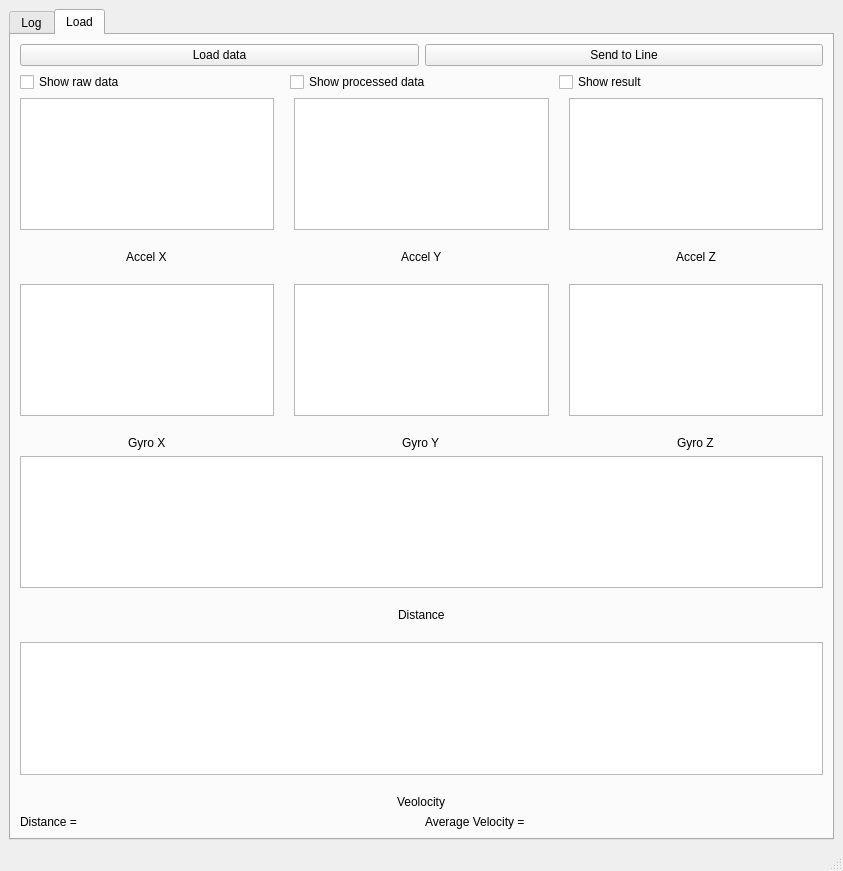
<?xml version="1.0" encoding="UTF-8"?>
<ui version="4.0">
 <class>Application</class>
 <widget class="QMainWindow" name="Application">
  <property name="geometry">
   <rect>
    <x>0</x>
    <y>0</y>
    <width>843</width>
    <height>871</height>
   </rect>
  </property>
  <property name="windowTitle">
   <string>Application</string>
  </property>
  <widget class="QWidget" name="centralwidget">
   <property name="enabled">
    <bool>true</bool>
   </property>
   <layout class="QGridLayout" name="gridLayout">
    <item row="0" column="0">
     <widget class="QTabWidget" name="menu_tab">
      <property name="enabled">
       <bool>true</bool>
      </property>
      <property name="autoFillBackground">
       <bool>false</bool>
      </property>
      <property name="tabPosition">
       <enum>QTabWidget::North</enum>
      </property>
      <property name="currentIndex">
       <number>1</number>
      </property>
      <widget class="QWidget" name="logging_tab">
       <attribute name="title">
        <string>Log</string>
       </attribute>
       <layout class="QGridLayout" name="gridLayout_3">
        <item row="2" column="0" alignment="Qt::AlignHCenter|Qt::AlignTop">
         <widget class="QLabel" name="dist_label">
          <property name="layoutDirection">
           <enum>Qt::LeftToRight</enum>
          </property>
          <property name="text">
           <string>Distance (m)</string>
          </property>
         </widget>
        </item>
        <item row="0" column="0">
         <layout class="QVBoxLayout" name="main_layout">
          <item>
           <layout class="QHBoxLayout" name="button_layout">
            <item>
             <widget class="QPushButton" name="start_button">
              <property name="cursor">
               <cursorShape>PointingHandCursor</cursorShape>
              </property>
              <property name="text">
               <string>Start</string>
              </property>
             </widget>
            </item>
            <item>
             <widget class="QPushButton" name="stop_button">
              <property name="cursor">
               <cursorShape>PointingHandCursor</cursorShape>
              </property>
              <property name="text">
               <string>Stop</string>
              </property>
             </widget>
            </item>
            <item>
             <widget class="QPushButton" name="reset_button">
              <property name="cursor">
               <cursorShape>PointingHandCursor</cursorShape>
              </property>
              <property name="text">
               <string>Reset</string>
              </property>
             </widget>
            </item>
           </layout>
          </item>
          <item>
           <layout class="QHBoxLayout" name="option_layout">
            <item>
             <widget class="QCheckBox" name="check_box_show_graph">
              <property name="text">
               <string>Show raw data graph</string>
              </property>
             </widget>
            </item>
            <item>
             <widget class="QLabel" name="status_label">
              <property name="text">
               <string>Status: Off</string>
              </property>
             </widget>
            </item>
           </layout>
          </item>
          <item>
           <layout class="QGridLayout" name="raw_data_graph_layout">
            <property name="spacing">
             <number>20</number>
            </property>
            <item row="3" column="3">
             <widget class="QGraphicsView" name="graph_gx"/>
            </item>
            <item row="2" column="3" alignment="Qt::AlignHCenter|Qt::AlignTop">
             <widget class="QLabel" name="label_ax">
              <property name="layoutDirection">
               <enum>Qt::LeftToRight</enum>
              </property>
              <property name="text">
               <string>Accelerometer X</string>
              </property>
             </widget>
            </item>
            <item row="4" column="6" alignment="Qt::AlignHCenter|Qt::AlignTop">
             <widget class="QLabel" name="label_gz">
              <property name="layoutDirection">
               <enum>Qt::LeftToRight</enum>
              </property>
              <property name="text">
               <string>Gyroscope Z</string>
              </property>
             </widget>
            </item>
            <item row="2" column="4" alignment="Qt::AlignHCenter|Qt::AlignTop">
             <widget class="QLabel" name="label_ay">
              <property name="contextMenuPolicy">
               <enum>Qt::DefaultContextMenu</enum>
              </property>
              <property name="layoutDirection">
               <enum>Qt::LeftToRight</enum>
              </property>
              <property name="text">
               <string>Accelerometer Y</string>
              </property>
             </widget>
            </item>
            <item row="2" column="6" alignment="Qt::AlignHCenter|Qt::AlignTop">
             <widget class="QLabel" name="label_az">
              <property name="layoutDirection">
               <enum>Qt::LeftToRight</enum>
              </property>
              <property name="text">
               <string>Accelerometer Z</string>
              </property>
             </widget>
            </item>
            <item row="3" column="6">
             <widget class="QGraphicsView" name="graph_gz"/>
            </item>
            <item row="1" column="3">
             <widget class="QGraphicsView" name="graph_ax"/>
            </item>
            <item row="1" column="6">
             <widget class="QGraphicsView" name="graph_az"/>
            </item>
            <item row="3" column="4">
             <widget class="QGraphicsView" name="graph_gy"/>
            </item>
            <item row="4" column="4" alignment="Qt::AlignHCenter|Qt::AlignTop">
             <widget class="QLabel" name="label_gy">
              <property name="layoutDirection">
               <enum>Qt::LeftToRight</enum>
              </property>
              <property name="text">
               <string>Gyroscope Y</string>
              </property>
             </widget>
            </item>
            <item row="1" column="4">
             <widget class="QGraphicsView" name="graph_ay"/>
            </item>
            <item row="4" column="3" alignment="Qt::AlignHCenter|Qt::AlignTop">
             <widget class="QLabel" name="label_gx">
              <property name="layoutDirection">
               <enum>Qt::LeftToRight</enum>
              </property>
              <property name="text">
               <string>Gyroscope X</string>
              </property>
             </widget>
            </item>
           </layout>
          </item>
         </layout>
        </item>
        <item row="4" column="0" alignment="Qt::AlignHCenter|Qt::AlignTop">
         <widget class="QLabel" name="vel_label">
          <property name="layoutDirection">
           <enum>Qt::LeftToRight</enum>
          </property>
          <property name="text">
           <string>Velocity (m/s)</string>
          </property>
         </widget>
        </item>
        <item row="1" column="0">
         <widget class="QGraphicsView" name="graph_dist"/>
        </item>
        <item row="3" column="0">
         <widget class="QGraphicsView" name="graph_vel"/>
        </item>
        <item row="6" column="0">
         <widget class="QLabel" name="total_dist_label">
          <property name="text">
           <string>Total Distance (m) =</string>
          </property>
         </widget>
        </item>
        <item row="7" column="0">
         <widget class="QLabel" name="average_vel_label">
          <property name="text">
           <string>Average Velocity = </string>
          </property>
         </widget>
        </item>
       </layout>
      </widget>
      <widget class="QWidget" name="load_data_tab">
       <attribute name="title">
        <string>Load</string>
       </attribute>
       <layout class="QGridLayout" name="gridLayout_5">
        <item row="0" column="0">
         <layout class="QGridLayout" name="gridLayout_4">
          <item row="2" column="0">
           <layout class="QGridLayout" name="raw_data_graph_layout_2">
            <property name="spacing">
             <number>20</number>
            </property>
            <item row="2" column="3" alignment="Qt::AlignHCenter|Qt::AlignTop">
             <widget class="QLabel" name="label_loaded_accel_x">
              <property name="text">
               <string>Accel X</string>
              </property>
             </widget>
            </item>
            <item row="3" column="3">
             <widget class="QGraphicsView" name="graph_gx_2"/>
            </item>
            <item row="1" column="3">
             <widget class="QGraphicsView" name="graph_ax_2"/>
            </item>
            <item row="3" column="6">
             <widget class="QGraphicsView" name="graph_gz_2"/>
            </item>
            <item row="2" column="4" alignment="Qt::AlignHCenter|Qt::AlignTop">
             <widget class="QLabel" name="label_loaded_accel_y">
              <property name="text">
               <string>Accel Y</string>
              </property>
             </widget>
            </item>
            <item row="1" column="4">
             <widget class="QGraphicsView" name="graph_ay_2"/>
            </item>
            <item row="3" column="4">
             <widget class="QGraphicsView" name="graph_gy_2"/>
            </item>
            <item row="2" column="6" alignment="Qt::AlignHCenter|Qt::AlignTop">
             <widget class="QLabel" name="label_loaded_accel_z">
              <property name="text">
               <string>Accel Z</string>
              </property>
             </widget>
            </item>
            <item row="1" column="6">
             <widget class="QGraphicsView" name="graph_az_2"/>
            </item>
            <item row="4" column="3" alignment="Qt::AlignHCenter|Qt::AlignTop">
             <widget class="QLabel" name="label_loaded_gyro_x">
              <property name="text">
               <string>Gyro X</string>
              </property>
             </widget>
            </item>
            <item row="4" column="4" alignment="Qt::AlignHCenter|Qt::AlignTop">
             <widget class="QLabel" name="label_loaded_gyro_y">
              <property name="text">
               <string>Gyro Y</string>
              </property>
             </widget>
            </item>
            <item row="4" column="6" alignment="Qt::AlignHCenter|Qt::AlignTop">
             <widget class="QLabel" name="label_loaded_gyro_z">
              <property name="text">
               <string>Gyro Z</string>
              </property>
             </widget>
            </item>
           </layout>
          </item>
          <item row="0" column="0">
           <layout class="QGridLayout" name="gridLayout_2">
            <item row="0" column="1">
             <widget class="QPushButton" name="load_button">
              <property name="cursor">
               <cursorShape>PointingHandCursor</cursorShape>
              </property>
              <property name="text">
               <string>Load data</string>
              </property>
             </widget>
            </item>
            <item row="0" column="2">
             <widget class="QPushButton" name="send_to_line_button">
              <property name="text">
               <string>Send to Line</string>
              </property>
             </widget>
            </item>
           </layout>
          </item>
          <item row="1" column="0">
           <layout class="QHBoxLayout" name="option_layout_2">
            <item>
             <widget class="QCheckBox" name="raw_data_option">
              <property name="text">
               <string>Show raw data</string>
              </property>
             </widget>
            </item>
            <item>
             <widget class="QCheckBox" name="processed_data_option">
              <property name="text">
               <string>Show processed data</string>
              </property>
             </widget>
            </item>
            <item>
             <widget class="QCheckBox" name="show_result_option">
              <property name="text">
               <string>Show result</string>
              </property>
             </widget>
            </item>
           </layout>
          </item>
          <item row="3" column="0">
           <layout class="QVBoxLayout" name="processed_graph_layout">
            <property name="spacing">
             <number>20</number>
            </property>
            <item>
             <widget class="QGraphicsView" name="distance_graph"/>
            </item>
            <item alignment="Qt::AlignHCenter|Qt::AlignTop">
             <widget class="QLabel" name="label_loaded_distance">
              <property name="text">
               <string>Distance</string>
              </property>
             </widget>
            </item>
            <item>
             <widget class="QGraphicsView" name="velocity_graph"/>
            </item>
            <item alignment="Qt::AlignHCenter|Qt::AlignTop">
             <widget class="QLabel" name="label_loaded_velocity">
              <property name="text">
               <string>Veolocity</string>
              </property>
             </widget>
            </item>
           </layout>
          </item>
          <item row="4" column="0">
           <layout class="QHBoxLayout" name="result_layout">
            <item>
             <widget class="QLabel" name="distance_label">
              <property name="text">
               <string>Distance = </string>
              </property>
             </widget>
            </item>
            <item>
             <widget class="QLabel" name="average_velocity_label">
              <property name="enabled">
               <bool>true</bool>
              </property>
              <property name="text">
               <string>Average Velocity = </string>
              </property>
             </widget>
            </item>
           </layout>
          </item>
         </layout>
        </item>
       </layout>
      </widget>
     </widget>
    </item>
   </layout>
  </widget>
  <widget class="QMenuBar" name="menubar">
   <property name="geometry">
    <rect>
     <x>0</x>
     <y>0</y>
     <width>843</width>
     <height>26</height>
    </rect>
   </property>
   <property name="nativeMenuBar">
    <bool>true</bool>
   </property>
  </widget>
  <widget class="QStatusBar" name="statusbar"/>
 </widget>
 <resources/>
 <connections/>
</ui>
